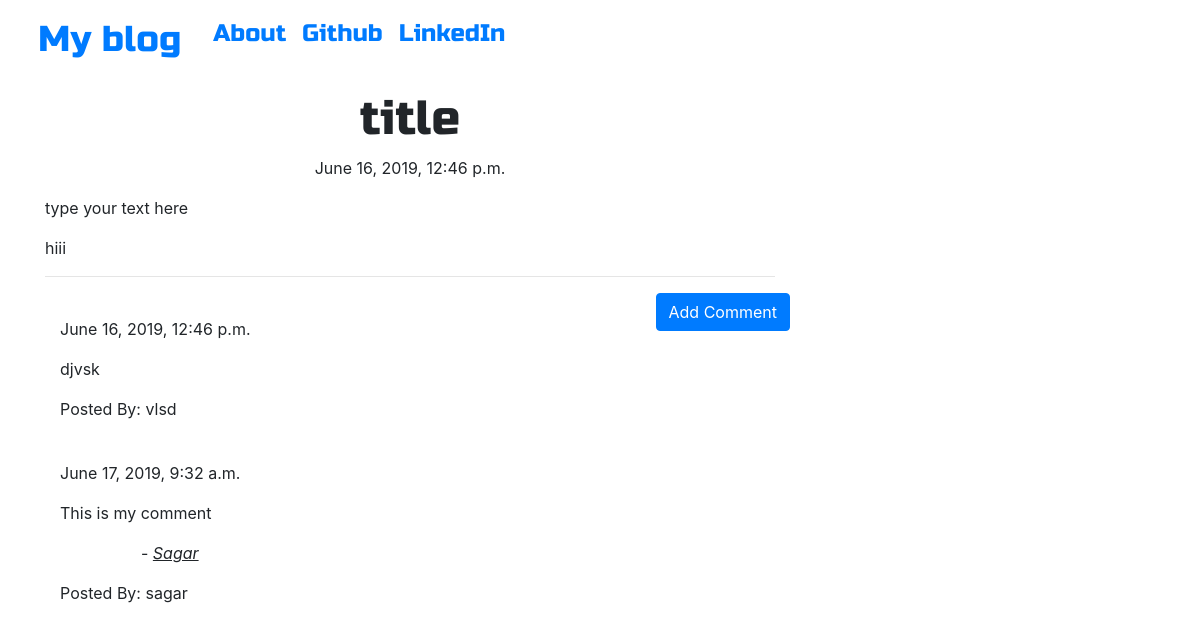
Screenshot of /post/7/ with the database file from the repository.
### blog/models.py (models this page shows, shortened)
class Post(models.Model):
    author = models.ForeignKey('auth.User', on_delete=models.CASCADE)
    title = models.CharField(max_length = 200)
    text = models.TextField()
    create_date = models.DateTimeField(default = timezone.now)
    published_date = models.DateTimeField(blank=True, null = True)

class Comment(models.Model):
    post = models.ForeignKey('blog.Post', related_name = 'comments', on_delete=models.CASCADE)
    author = models.CharField(max_length = 200)
    text = models.TextField()
    create_date = models.DateTimeField(default = timezone.now)
    approved_comment = models.BooleanField(default = False)

### blog/views.py (the view)
# urls.py: path(r'post/<int:pk>/', views.PostDetailView.as_view(), name = 'post_details'),
class PostDetailView(DetailView):
    model = Post

### blog/templates/blog/post_detail.html (shortened to what this page needs)
{% extends "blog/base.html" %}
{% block content %}
    <h1 class="posttitle loader">{{ post.title }} </h1>
    {% if post.published_date %}
        <div class="date postdate">
            {{ post.published_date }}
        </div>
    {% else %}
        <a href="{% url 'post_publish' pk=post.pk %}" class="btn btn-default">Publish</a>
    {% endif %}
    <p class="postcontent">{{ post.text|safe|linebreaksbr}} </p>
    <hr>
    <a href="{% url 'add_comment_to_post' pk=post.pk %}" class="btn btn-primary btn-comment">Add Comment</a>
    <div class="container">
        {% for comment in post.comments.all %}
            <br>
            {% if user.is_authenticated or comment.approved_comment %}
                {{ comment.create_date }}
                <p> {{comment.text|safe|linebreaks}} </p>
                <p>Posted By: {{comment.author}} </p>
            {% endif %}
            {% empty %}
            <p>No Comments </p>
        {% endfor %}
    </div>
{% endblock %}

### blog/static/css/blog.css (style rules this page uses)
.postdate { text-align: center; }
.posttitle { font-family: 'Russo One', sans-serif; font-size: 3em; text-align: center; }
.postcontent { font-family: 'Montserrat'; font-size: 1.5em; }
.btn-comment { position: absolute; right: 0px; }
.loader { filter:hue-rotate(0deg); color:linear-gradient(45deg,#0f8,#08f); animation:hue 10000ms infinite linear; }

### rows the page displays
Post: title "title", published_date "June 16, 2019, 12:46 p.m.", text "type your text here hiii"
Comment: create_date "June 16, 2019, 12:46 p.m.", text "djvsk", author "vlsd"
Comment: create_date "June 17, 2019, 9:32 a.m.", text "This is my comment - Sagar", author "sagar"
